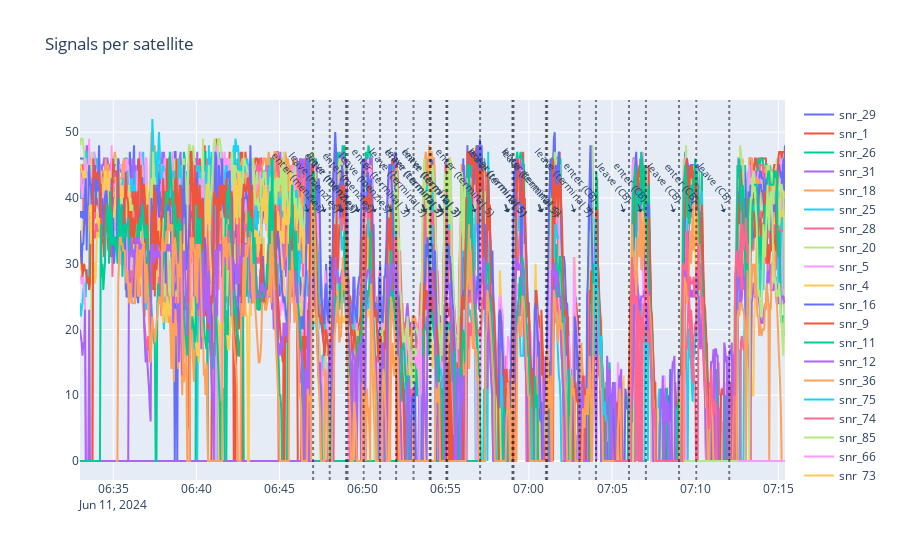

Source (notebook cell):
### Code cell
df_plot = df_snr
index_tags_times = utils.event_parser_times(data_directory)
html_name = '../../figures/signals_snr.html'
utils.plotly_df(df_plot, html_name, index_tags_times)

### Figure 1 — Plotly figure (JSON) as saved in the notebook; plotly's stock layout.template omitted (floating-point values rounded to 4 significant figures; data arrays with more than 128 entries replaced by an {"elided": "..."} marker saying what was removed)
{"data": [{"mode": "lines", "name": "snr_29", "type": "scatter", "x": {"elided": "849 str values"}, "y": {"elided": "849 int values"}}, {"mode": "lines", "name": "snr_1", "type": "scatter", "x": {"elided": "849 str values"}, "y": {"elided": "849 int values"}}, {"mode": "lines", "name": "snr_26", "type": "scatter", "x": {"elided": "849 str values"}, "y": {"elided": "849 int values"}}, {"mode": "lines", "name": "snr_31", "type": "scatter", "x": {"elided": "849 str values"}, "y": {"elided": "849 int values"}}, {"mode": "lines", "name": "snr_18", "type": "scatter", "x": {"elided": "849 str values"}, "y": {"elided": "849 int values"}}, {"mode": "lines", "name": "snr_25", "type": "scatter", "x": {"elided": "849 str values"}, "y": {"elided": "849 int values"}}, {"mode": "lines", "name": "snr_28", "type": "scatter", "x": {"elided": "849 str values"}, "y": {"elided": "849 int values"}}, {"mode": "lines", "name": "snr_20", "type": "scatter", "x": {"elided": "849 str values"}, "y": {"elided": "849 int values"}}, {"mode": "lines", "name": "snr_5", "type": "scatter", "x": {"elided": "849 str values"}, "y": {"elided": "849 int values"}}, {"mode": "lines", "name": "snr_4", "type": "scatter", "x": {"elided": "849 str values"}, "y": {"elided": "849 int values"}}, {"mode": "lines", "name": "snr_16", "type": "scatter", "x": {"elided": "849 str values"}, "y": {"elided": "849 int values"}}, {"mode": "lines", "name": "snr_9", "type": "scatter", "x": {"elided": "849 str values"}, "y": {"elided": "849 int values"}}, {"mode": "lines", "name": "snr_11", "type": "scatter", "x": {"elided": "849 str values"}, "y": {"elided": "849 int values"}}, {"mode": "lines", "name": "snr_12", "type": "scatter", "x": {"elided": "849 str values"}, "y": {"elided": "849 int values"}}, {"mode": "lines", "name": "snr_36", "type": "scatter", "x": {"elided": "849 str values"}, "y": {"elided": "849 int values"}}, {"mode": "lines", "name": "snr_75", "type": "scatter", "x": {"elided": "849 str values"}, "y": {"elided": "849 int values"}}, {"mode": "lines", "name": "snr_74", "type": "scatter", "x": {"elided": "849 str values"}, "y": {"elided": "849 int values"}}, {"mode": "lines", "name": "snr_85", "type": "scatter", "x": {"elided": "849 str values"}, "y": {"elided": "849 int values"}}, {"mode": "lines", "name": "snr_66", "type": "scatter", "x": {"elided": "849 str values"}, "y": {"elided": "849 int values"}}, {"mode": "lines", "name": "snr_73", "type": "scatter", "x": {"elided": "849 str values"}, "y": {"elided": "849 int values"}}, {"mode": "lines", "name": "snr_76", "type": "scatter", "x": {"elided": "849 str values"}, "y": {"elided": "849 int values"}}, {"mode": "lines", "name": "snr_67", "type": "scatter", "x": {"elided": "849 str values"}, "y": {"elided": "849 int values"}}, {"mode": "lines", "name": "snr_68", "type": "scatter", "x": {"elided": "849 str values"}, "y": {"elided": "849 int values"}}, {"mode": "lines", "name": "snr_84", "type": "scatter", "x": {"elided": "849 str values"}, "y": {"elided": "849 int values"}}, {"mode": "lines", "name": "snr_83", "type": "scatter", "x": {"elided": "849 str values"}, "y": {"elided": "849 int values"}}, {"mode": "lines", "name": "snr_196", "type": "scatter", "x": {"elided": "849 str values"}, "y": {"elided": "849 int values"}}, {"mode": "lines", "name": "snr_27", "type": "scatter", "x": {"elided": "849 str values"}, "y": {"elided": "849 int values"}}, {"mode": "lines", "name": "snr_69", "type": "scatter", "x": {"elided": "849 str values"}, "y": {"elided": "849 int values"}}, {"mode": "lines", "name": "snr_86", "type": "scatter", "x": {"elided": "849 str values"}, "y": {"elided": "849 int values"}}], "layout": {"annotations": [{"arrowhead": 1, "font": {"size": 10}, "showarrow": true, "text": "enter (menzies)", "textangle": 50, "x": "2024-06-11T06:47:01.200000", "xshift": -5, "y": 15, "yshift": 150}, {"arrowhead": 1, "font": {"size": 10}, "showarrow": true, "text": "leave (menzies)", "textangle": 50, "x": "2024-06-11T06:48:01.200000", "xshift": -5, "y": 15, "yshift": 150}, {"arrowhead": 1, "font": {"size": 10}, "showarrow": true, "text": "enter (menzies)", "textangle": 50, "x": "2024-06-11T06:49:00.100000", "xshift": -5, "y": 15, "yshift": 150}, {"arrowhead": 1, "font": {"size": 10}, "showarrow": true, "text": "leave (menzies)", "textangle": 50, "x": "2024-06-11T06:49:05.500000", "xshift": -5, "y": 15, "yshift": 150}, {"arrowhead": 1, "font": {"size": 10}, "showarrow": true, "text": "enter (menzies)", "textangle": 50, "x": "2024-06-11T06:50:03.400000", "xshift": -5, "y": 15, "yshift": 150}, {"arrowhead": 1, "font": {"size": 10}, "showarrow": true, "text": "leave (menzies)", "textangle": 50, "x": "2024-06-11T06:51:02.800000", "xshift": -5, "y": 15, "yshift": 150}, {"arrowhead": 1, "font": {"size": 10}, "showarrow": true, "text": "enter (terminal 3)", "textangle": 50, "x": "2024-06-11T06:52:00.700000", "xshift": -5, "y": 15, "yshift": 150}, {"arrowhead": 1, "font": {"size": 10}, "showarrow": true, "text": "leave (terminal 3)", "textangle": 50, "x": "2024-06-11T06:53:03.600000", "xshift": -5, "y": 15, "yshift": 150}, {"arrowhead": 1, "font": {"size": 10}, "showarrow": true, "text": "enter (terminal 3)", "textangle": 50, "x": "2024-06-11T06:54:02", "xshift": -5, "y": 15, "yshift": 150}, {"arrowhead": 1, "font": {"size": 10}, "showarrow": true, "text": "leave (terminal 3)", "textangle": 50, "x": "2024-06-11T06:54:05.400000", "xshift": -5, "y": 15, "yshift": 150}, {"arrowhead": 1, "font": {"size": 10}, "showarrow": true, "text": "enter (terminal 3)", "textangle": 50, "x": "2024-06-11T06:55:01.800000", "xshift": -5, "y": 15, "yshift": 150}, {"arrowhead": 1, "font": {"size": 10}, "showarrow": true, "text": "leave (terminal 3)", "textangle": 50, "x": "2024-06-11T06:55:05.200000", "xshift": -5, "y": 15, "yshift": 150}, {"arrowhead": 1, "font": {"size": 10}, "showarrow": true, "text": "enter (terminal 5)", "textangle": 50, "x": "2024-06-11T06:57:03.800000", "xshift": -5, "y": 15, "yshift": 150}, {"arrowhead": 1, "font": {"size": 10}, "showarrow": true, "text": "leave (terminal 5)", "textangle": 50, "x": "2024-06-11T06:59:00.400000", "xshift": -5, "y": 15, "yshift": 150}, {"arrowhead": 1, "font": {"size": 10}, "showarrow": true, "text": "enter (terminal 5)", "textangle": 50, "x": "2024-06-11T06:59:04.400000", "xshift": -5, "y": 15, "yshift": 150}, {"arrowhead": 1, "font": {"size": 10}, "showarrow": true, "text": "leave (terminal 5)", "textangle": 50, "x": "2024-06-11T07:01:01.200000", "xshift": -5, "y": 15, "yshift": 150}, {"arrowhead": 1, "font": {"size": 10}, "showarrow": true, "text": "enter (terminal 5)", "textangle": 50, "x": "2024-06-11T07:01:05.700000", "xshift": -5, "y": 15, "yshift": 150}, {"arrowhead": 1, "font": {"size": 10}, "showarrow": true, "text": "leave (terminal 5)", "textangle": 50, "x": "2024-06-11T07:03:02.500000", "xshift": -5, "y": 15, "yshift": 150}, {"arrowhead": 1, "font": {"size": 10}, "showarrow": true, "text": "enter (CB)", "textangle": 50, "x": "2024-06-11T07:04:01.800000", "xshift": -5, "y": 15, "yshift": 150}, {"arrowhead": 1, "font": {"size": 10}, "showarrow": true, "text": "leave (CB)", "textangle": 50, "x": "2024-06-11T07:06:01.100000", "xshift": -5, "y": 15, "yshift": 150}, {"arrowhead": 1, "font": {"size": 10}, "showarrow": true, "text": "enter (CB)", "textangle": 50, "x": "2024-06-11T07:07:02.200000", "xshift": -5, "y": 15, "yshift": 150}, {"arrowhead": 1, "font": {"size": 10}, "showarrow": true, "text": "leave (CB)", "textangle": 50, "x": "2024-06-11T07:09:01.600000", "xshift": -5, "y": 15, "yshift": 150}, {"arrowhead": 1, "font": {"size": 10}, "showarrow": true, "text": "enter (CB)", "textangle": 50, "x": "2024-06-11T07:10:03.700000", "xshift": -5, "y": 15, "yshift": 150}, {"arrowhead": 1, "font": {"size": 10}, "showarrow": true, "text": "leave (CB)", "textangle": 50, "x": "2024-06-11T07:12:02.900000", "xshift": -5, "y": 15, "yshift": 150}], "shapes": [{"line": {"color": "rgba(0, 0, 9, 0.5)", "dash": "dot"}, "type": "line", "x0": "2024-06-11T06:47:01.200000", "x1": "2024-06-11T06:47:01.200000", "xref": "x", "y0": 0, "y1": 1, "yref": "y domain"}, {"line": {"color": "rgba(0, 0, 9, 0.5)", "dash": "dot"}, "type": "line", "x0": "2024-06-11T06:48:01.200000", "x1": "2024-06-11T06:48:01.200000", "xref": "x", "y0": 0, "y1": 1, "yref": "y domain"}, {"line": {"color": "rgba(0, 0, 9, 0.5)", "dash": "dot"}, "type": "line", "x0": "2024-06-11T06:49:00.100000", "x1": "2024-06-11T06:49:00.100000", "xref": "x", "y0": 0, "y1": 1, "yref": "y domain"}, {"line": {"color": "rgba(0, 0, 9, 0.5)", "dash": "dot"}, "type": "line", "x0": "2024-06-11T06:49:05.500000", "x1": "2024-06-11T06:49:05.500000", "xref": "x", "y0": 0, "y1": 1, "yref": "y domain"}, {"line": {"color": "rgba(0, 0, 9, 0.5)", "dash": "dot"}, "type": "line", "x0": "2024-06-11T06:50:03.400000", "x1": "2024-06-11T06:50:03.400000", "xref": "x", "y0": 0, "y1": 1, "yref": "y domain"}, {"line": {"color": "rgba(0, 0, 9, 0.5)", "dash": "dot"}, "type": "line", "x0": "2024-06-11T06:51:02.800000", "x1": "2024-06-11T06:51:02.800000", "xref": "x", "y0": 0, "y1": 1, "yref": "y domain"}, {"line": {"color": "rgba(0, 0, 9, 0.5)", "dash": "dot"}, "type": "line", "x0": "2024-06-11T06:52:00.700000", "x1": "2024-06-11T06:52:00.700000", "xref": "x", "y0": 0, "y1": 1, "yref": "y domain"}, {"line": {"color": "rgba(0, 0, 9, 0.5)", "dash": "dot"}, "type": "line", "x0": "2024-06-11T06:53:03.600000", "x1": "2024-06-11T06:53:03.600000", "xref": "x", "y0": 0, "y1": 1, "yref": "y domain"}, {"line": {"color": "rgba(0, 0, 9, 0.5)", "dash": "dot"}, "type": "line", "x0": "2024-06-11T06:54:02", "x1": "2024-06-11T06:54:02", "xref": "x", "y0": 0, "y1": 1, "yref": "y domain"}, {"line": {"color": "rgba(0, 0, 9, 0.5)", "dash": "dot"}, "type": "line", "x0": "2024-06-11T06:54:05.400000", "x1": "2024-06-11T06:54:05.400000", "xref": "x", "y0": 0, "y1": 1, "yref": "y domain"}, {"line": {"color": "rgba(0, 0, 9, 0.5)", "dash": "dot"}, "type": "line", "x0": "2024-06-11T06:55:01.800000", "x1": "2024-06-11T06:55:01.800000", "xref": "x", "y0": 0, "y1": 1, "yref": "y domain"}, {"line": {"color": "rgba(0, 0, 9, 0.5)", "dash": "dot"}, "type": "line", "x0": "2024-06-11T06:55:05.200000", "x1": "2024-06-11T06:55:05.200000", "xref": "x", "y0": 0, "y1": 1, "yref": "y domain"}, {"line": {"color": "rgba(0, 0, 9, 0.5)", "dash": "dot"}, "type": "line", "x0": "2024-06-11T06:57:03.800000", "x1": "2024-06-11T06:57:03.800000", "xref": "x", "y0": 0, "y1": 1, "yref": "y domain"}, {"line": {"color": "rgba(0, 0, 9, 0.5)", "dash": "dot"}, "type": "line", "x0": "2024-06-11T06:59:00.400000", "x1": "2024-06-11T06:59:00.400000", "xref": "x", "y0": 0, "y1": 1, "yref": "y domain"}, {"line": {"color": "rgba(0, 0, 9, 0.5)", "dash": "dot"}, "type": "line", "x0": "2024-06-11T06:59:04.400000", "x1": "2024-06-11T06:59:04.400000", "xref": "x", "y0": 0, "y1": 1, "yref": "y domain"}, {"line": {"color": "rgba(0, 0, 9, 0.5)", "dash": "dot"}, "type": "line", "x0": "2024-06-11T07:01:01.200000", "x1": "2024-06-11T07:01:01.200000", "xref": "x", "y0": 0, "y1": 1, "yref": "y domain"}, {"line": {"color": "rgba(0, 0, 9, 0.5)", "dash": "dot"}, "type": "line", "x0": "2024-06-11T07:01:05.700000", "x1": "2024-06-11T07:01:05.700000", "xref": "x", "y0": 0, "y1": 1, "yref": "y domain"}, {"line": {"color": "rgba(0, 0, 9, 0.5)", "dash": "dot"}, "type": "line", "x0": "2024-06-11T07:03:02.500000", "x1": "2024-06-11T07:03:02.500000", "xref": "x", "y0": 0, "y1": 1, "yref": "y domain"}, {"line": {"color": "rgba(0, 0, 9, 0.5)", "dash": "dot"}, "type": "line", "x0": "2024-06-11T07:04:01.800000", "x1": "2024-06-11T07:04:01.800000", "xref": "x", "y0": 0, "y1": 1, "yref": "y domain"}, {"line": {"color": "rgba(0, 0, 9, 0.5)", "dash": "dot"}, "type": "line", "x0": "2024-06-11T07:06:01.100000", "x1": "2024-06-11T07:06:01.100000", "xref": "x", "y0": 0, "y1": 1, "yref": "y domain"}, {"line": {"color": "rgba(0, 0, 9, 0.5)", "dash": "dot"}, "type": "line", "x0": "2024-06-11T07:07:02.200000", "x1": "2024-06-11T07:07:02.200000", "xref": "x", "y0": 0, "y1": 1, "yref": "y domain"}, {"line": {"color": "rgba(0, 0, 9, 0.5)", "dash": "dot"}, "type": "line", "x0": "2024-06-11T07:09:01.600000", "x1": "2024-06-11T07:09:01.600000", "xref": "x", "y0": 0, "y1": 1, "yref": "y domain"}, {"line": {"color": "rgba(0, 0, 9, 0.5)", "dash": "dot"}, "type": "line", "x0": "2024-06-11T07:10:03.700000", "x1": "2024-06-11T07:10:03.700000", "xref": "x", "y0": 0, "y1": 1, "yref": "y domain"}, {"line": {"color": "rgba(0, 0, 9, 0.5)", "dash": "dot"}, "type": "line", "x0": "2024-06-11T07:12:02.900000", "x1": "2024-06-11T07:12:02.900000", "xref": "x", "y0": 0, "y1": 1, "yref": "y domain"}], "title": {"text": "Signals per satellite"}}}
